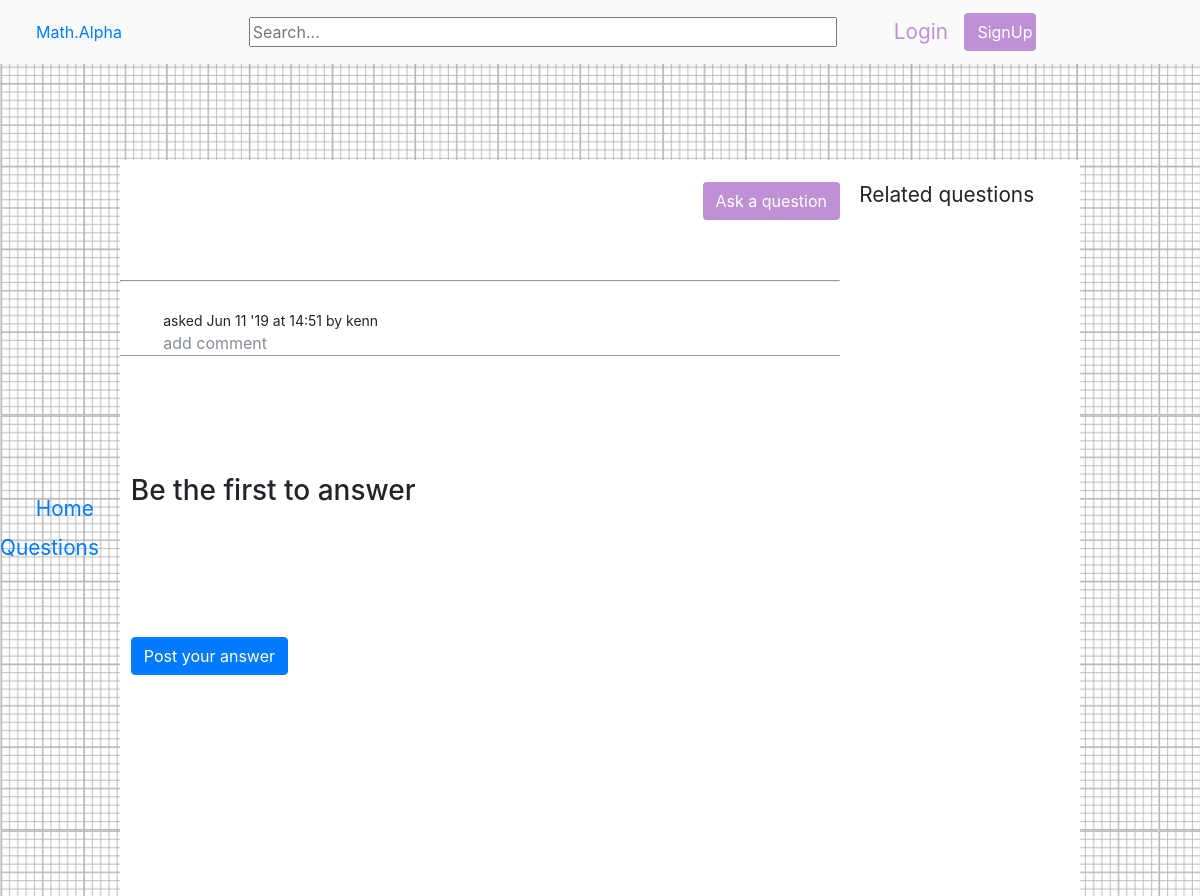
Before: /ask/read/32/ with the older database file.
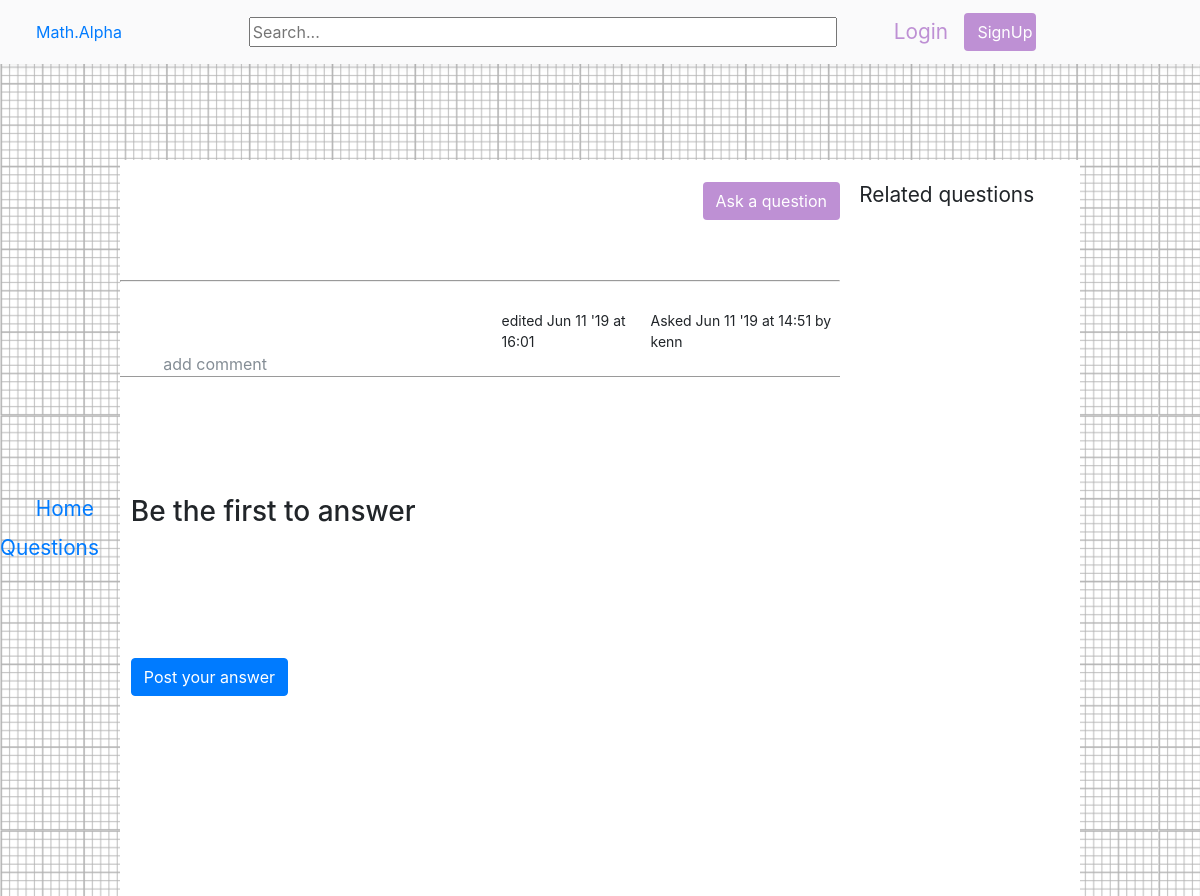
After: the same page with the newer database file.
### passionProjectApp/models.py (models this page shows, shortened)
class RealQuestion(models.Model):
    title = tinymce_models.HTMLField()
    question = tinymce_models.HTMLField()
    last_update=models.DateTimeField(default=datetime.datetime.utcnow())
    date_created=models.DateTimeField(default=datetime.datetime.utcnow())
    upvote=models.ManyToManyField(User,blank=True,related_name='question_upvotes')
    downvote=models.ManyToManyField(User,blank=True,related_name='question_downvotes')
    author = models.ForeignKey(User,on_delete=models.CASCADE)

### passionProjectApp/views.py (the view)
# urls.py: path('ask/read/<int:ID>/',views.ask_read,name='ask_read'),
def ask_read(request,ID):
    randomquestion=RealQuestion.objects.all().order_by('?')[:10]
    question=get_object_or_404(RealQuestion,pk=ID)
    allAnswers=Answer.objects.filter(parent=ID)
    totalAnswers=len(allAnswers)
    allQuestionComments=RealQuestionComment.objects.filter(parent=ID)
    allAnswerComments=AnswerComment.objects.all()
    answercomment_child=[]
    for x in allAnswers:
        for y in allAnswerComments:
            if (y.parent==x):
                answercomment_child.append(y)
    form=AnswerForm(request.POST or None)
    context={"question":question,"answers":allAnswers,"question_comment":allQuestionComments,"answer_comment":answercomment_child,"form":form,"totalAnswers":totalAnswers, "randomquestion":randomquestion}
    return render(request,"passionProjectApp/ask_read.html",context)

### passionProjectApp/forms.py
class AnswerForm(forms.ModelForm):
    class Meta:
        model = Answer
        fields=['message']

### passionProjectApp/templates/passionProjectApp/ask_read.html (shortened to what this page needs)
{% extends 'passionProjectApp/base.html' %}
{% block body %}
{% load mathfilters %}
{% if question %}
<div class="titlepadding">
    <a class="askbutton" href="{% url 'ask' %}"><button type="button" class="btn registerbutton">Ask a question</button></a>
</div>
<hr/>
    <div class="questionMargin"><div class="questionFont">{% autoescape off%}{{question.question}} {% endautoescape %}</div>
    <div class="questionOptions">
    {% if question.last_update > question.date_created %}
    <span class="createdProfile">{% load tz %} {% timezone "America/Chicago" %} <abbr title="{{question.last_update}}">{% endtimezone %}
         edited {{ question.last_update|utc|date:"M j 'y"}} at {{ question.last_update|utc|date:'H:i' }}</abbr> {% timezone "America/Chicago" %}<span class="dateCreatedMargin">Asked <abbr title="{{question.date_created}}">{% endtimezone %}{{ question.date_created|utc|date:"M j 'y"}} at {{ question.date_created|utc|date:'H:i' }} by {{question.author}}</abbr></span>
    </span>
    {% else %}
        {% load tz %} {% timezone "America/Chicago" %} <span ><abbr class="" title="{{question.date_created}}">{% endtimezone %}
            asked {{ question.date_created|utc|date:"M j 'y"}} at {{ question.date_created|utc|date:'H:i' }} by {{question.author}}
        </abbr></span>
    {% endif %}
    {% endif %}
    </div>
        {% if question_comment %}
        {% for x in question_comment %}
            {% load tz %}
        {% endfor %}
        {% endif %}
        <a class="addQComment" href="{% url 'comment_ask' question.id %}">add comment</a>
    </div>
        {% if answers %}
        {% for x in answers %}
            {% load tz %}
            {% if x.last_update > x.date_created %}
            <span class="createdProfile"> {% timezone "America/Chicago" %} <abbr title="{{question.last_update}}"> {% endtimezone  %}
         edited {{ x.last_update|date:"M j 'y"}} at {{ x.last_update|date:'H:i' }}</abbr> <span class="dateCreatedMargin">Asked {% timezone "America/Chicago" %} <abbr title="{{x.date_created}}"> {% endtimezone  %} {{x.date_created|date:"M j 'y"}} at {{x.date_created|date:'H:i' }} by {{x.author}}</abbr></span>
    </span>
            {% else %}
            {% load tz %} asked {{ x.date_created|date:"M j 'y"}} at {{ x.date_created|date:'H:i' }} by {{x.author}}
            {% endif %}
        {% if answer_comment %}
        {% for y in answer_comment %}
        {% if y.parent == x %}
            {% load tz %}
        {% endif %}
        {% endfor %}
        {% endif %}
        {% endfor %}
    {% else %}
    <br/><br/><br/><br/>
        <h3 class="titlepadding">Be the first to answer</h3>
        {% endif %}
        <form  onsubmit="putCookie()" class="askForm" method ='POST' action="{% url 'answer' question.id %}">
            <button class=" btn btn-primary askButton">Post your answer</button>
        </form>
{% endblock body %}

Changed rows visible on the page:
changed RealQuestion "Jun 11 '19": last_update|utc (not shown) → "Jun 11 '19"; last_update "2019-06-11 14:51:12.110559" → "2019-06-11 16:01:28.040420" (drawn); last_update|utc (not shown) → "16:01"
Other visible differences:
text no longer shown: "asked"
text now shown: "edited Asked"
